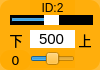
    <widget class="QWidget" name="widget_id2" native="true">
     <property name="geometry">
      <rect>
       <x>200</x>
       <y>440</y>
       <width>100</width>
       <height>70</height>
      </rect>
     </property>
     <property name="styleSheet">
      <string notr="true">background-color: rgb(255, 170, 0, 200);
border-radius:10px;</string>
     </property>
     <widget class="QLabel" name="label_ID2">
      <property name="geometry">
       <rect>
        <x>30</x>
        <y>0</y>
        <width>45</width>
        <height>16</height>
       </rect>
      </property>
      <property name="minimumSize">
       <size>
        <width>0</width>
        <height>10</height>
       </size>
      </property>
      <property name="font">
       <font>
        <family>Arial</family>
        <pointsize>9</pointsize>
       </font>
      </property>
      <property name="styleSheet">
       <string notr="true">background-color: rgb(255, 255, 255， 0);
border-radius:0px;</string>
      </property>
      <property name="text">
       <string>ID:2</string>
      </property>
      <property name="alignment">
       <set>Qt::AlignCenter</set>
      </property>
     </widget>
     <widget class="QSlider" name="horizontalSlider_pulse_id2">
      <property name="geometry">
       <rect>
        <x>10</x>
        <y>15</y>
        <width>83</width>
        <height>10</height>
       </rect>
      </property>
      <property name="autoFillBackground">
       <bool>false</bool>
      </property>
      <property name="styleSheet">
       <string notr="true">QSlider{background-color: rgb(0, 0, 0);
border-radius:0px;}
QSlider::handle {/*设置中间的那个滑动的键*/                           
    background:  rgb(255, 255, 255);
}</string>
      </property>
      <property name="minimum">
       <number>0</number>
      </property>
      <property name="maximum">
       <number>1000</number>
      </property>
      <property name="pageStep">
       <number>1</number>
      </property>
      <property name="value">
       <number>500</number>
      </property>
      <property name="orientation">
       <enum>Qt::Horizontal</enum>
      </property>
     </widget>
     <widget class="QSlider" name="horizontalSlider_dev_id2">
      <property name="geometry">
       <rect>
        <x>30</x>
        <y>50</y>
        <width>45</width>
        <height>18</height>
       </rect>
      </property>
      <property name="styleSheet">
       <string notr="true">background-color: rgb(255, 255, 255， 0);</string>
      </property>
      <property name="minimum">
       <number>-125</number>
      </property>
      <property name="maximum">
       <number>125</number>
      </property>
      <property name="pageStep">
       <number>1</number>
      </property>
      <property name="orientation">
       <enum>Qt::Horizontal</enum>
      </property>
     </widget>
     <widget class="QLabel" name="label_id2">
      <property name="geometry">
       <rect>
        <x>0</x>
        <y>50</y>
        <width>31</width>
        <height>20</height>
       </rect>
      </property>
      <property name="minimumSize">
       <size>
        <width>0</width>
        <height>10</height>
       </size>
      </property>
      <property name="font">
       <font>
        <family>DejaVu Sans</family>
        <pointsize>10</pointsize>
       </font>
      </property>
      <property name="styleSheet">
       <string notr="true">background-color: rgb(255, 255, 255， 0);</string>
      </property>
      <property name="text">
       <string>0</string>
      </property>
      <property name="alignment">
       <set>Qt::AlignCenter</set>
      </property>
     </widget>
     <widget class="QLineEdit" name="lineEdit_id2">
      <property name="geometry">
       <rect>
        <x>30</x>
        <y>30</y>
        <width>45</width>
        <height>18</height>
       </rect>
      </property>
      <property name="sizePolicy">
       <sizepolicy hsizetype="Fixed" vsizetype="Fixed">
        <horstretch>0</horstretch>
        <verstretch>0</verstretch>
       </sizepolicy>
      </property>
      <property name="font">
       <font>
        <family>Arial</family>
        <pointsize>11</pointsize>
       </font>
      </property>
      <property name="autoFillBackground">
       <bool>false</bool>
      </property>
      <property name="styleSheet">
       <string notr="true">background-color: rgb(255, 255, 255);
border-radius:0px;</string>
      </property>
      <property name="text">
       <string>500</string>
      </property>
      <property name="maxLength">
       <number>1000</number>
      </property>
      <property name="alignment">
       <set>Qt::AlignCenter</set>
      </property>
      <property name="dragEnabled">
       <bool>false</bool>
      </property>
      <property name="readOnly">
       <bool>false</bool>
      </property>
     </widget>
     <widget class="QLabel" name="label_down7">
      <property name="geometry">
       <rect>
        <x>6</x>
        <y>30</y>
        <width>20</width>
        <height>20</height>
       </rect>
      </property>
      <property name="font">
       <font>
        <pointsize>10</pointsize>
        <weight>50</weight>
        <italic>false</italic>
        <bold>false</bold>
       </font>
      </property>
      <property name="styleSheet">
       <string notr="true">background-color: rgb(255, 255, 255, 0);</string>
      </property>
      <property name="text">
       <string>下</string>
      </property>
      <property name="alignment">
       <set>Qt::AlignCenter</set>
      </property>
     </widget>
     <widget class="QLabel" name="label_up7">
      <property name="geometry">
       <rect>
        <x>75</x>
        <y>30</y>
        <width>20</width>
        <height>20</height>
       </rect>
      </property>
      <property name="font">
       <font>
        <pointsize>10</pointsize>
        <weight>50</weight>
        <italic>false</italic>
        <bold>false</bold>
       </font>
      </property>
      <property name="styleSheet">
       <string notr="true">background-color: rgb(255, 255, 255, 0);</string>
      </property>
      <property name="text">
       <string>上</string>
      </property>
      <property name="alignment">
       <set>Qt::AlignCenter</set>
      </property>
     </widget>
    </widget>
